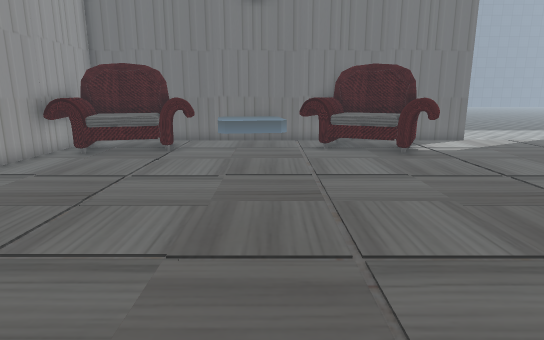
View 1 (above)

16 first-person views from a walk through a Unity game level. The camera is 1.2 m above the floor, tilts 12° down and sees 75° across. The floor is counted in squares, 0.5 m on a side. Each view is taken from the middle of a square. On the plan, view 1 faces up. The plan holds only what a view shows up to about 20 squares ahead; the rest is blank. The place goes on beyond the plan. Door leaves are left out, so doorways stand open. Some surface patterns are stand-ins.

View 2
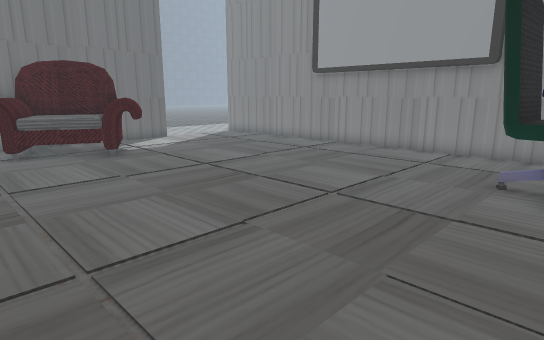

View 3
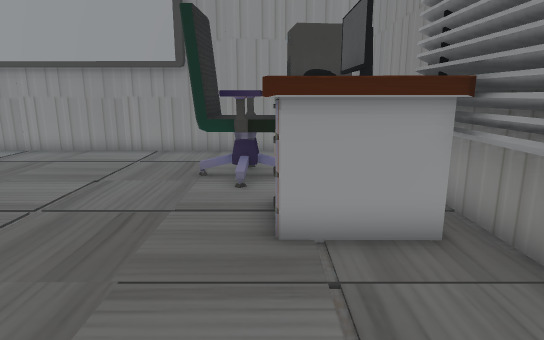

View 4
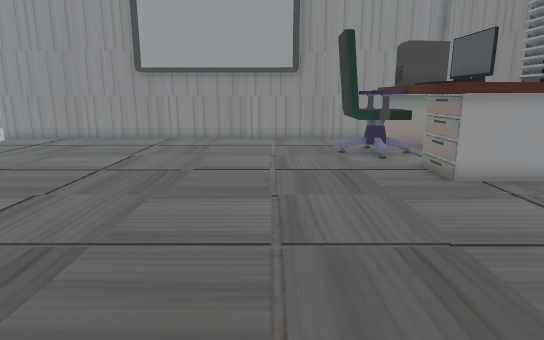

View 5
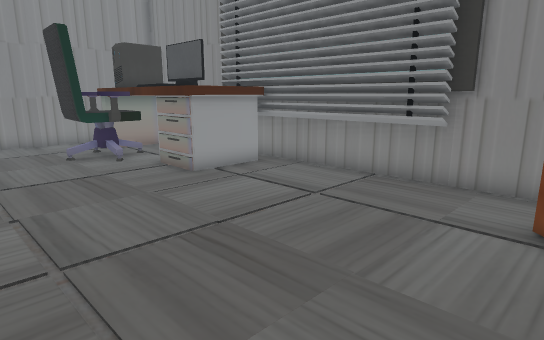

View 6
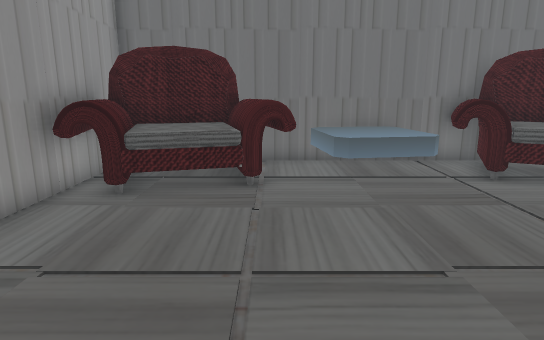

View 7
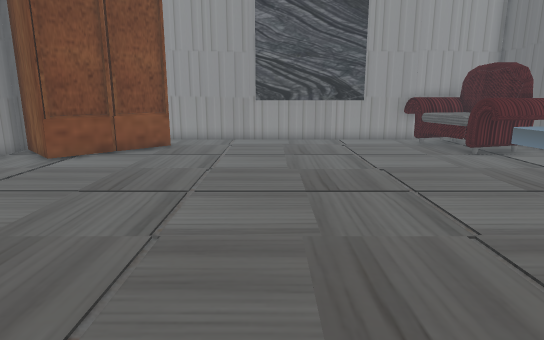

View 8
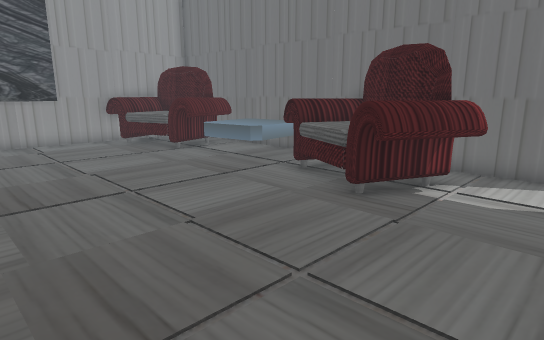

View 9
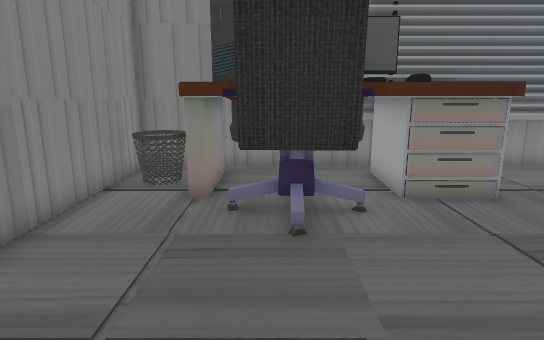

View 10
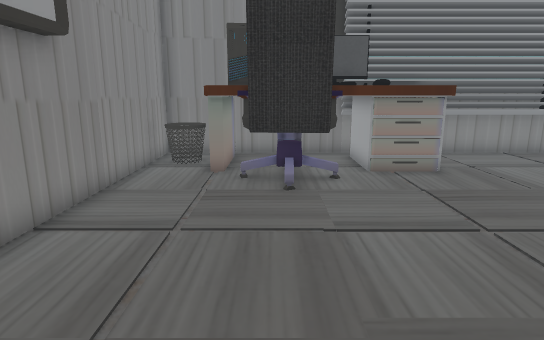

View 11
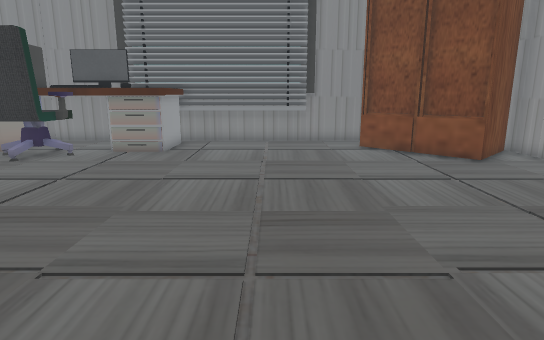

View 12
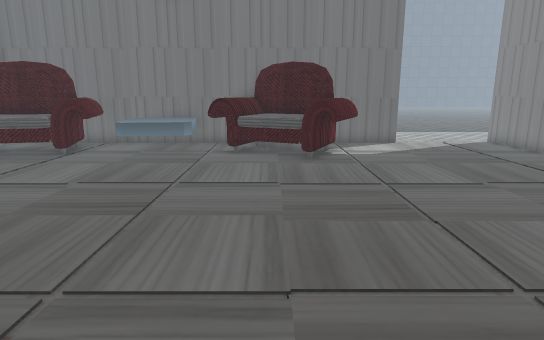

View 13
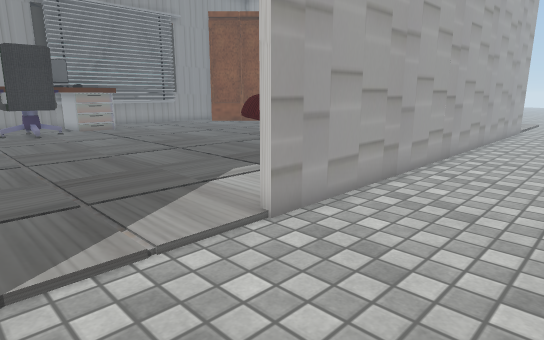

View 14
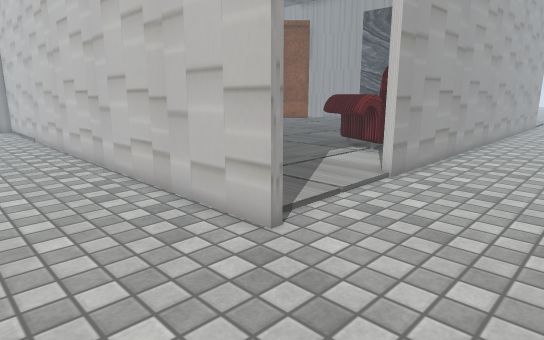

View 15
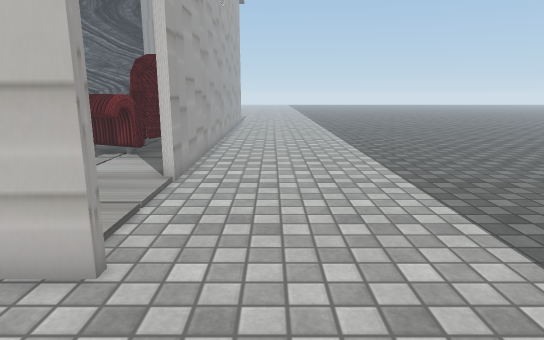

View 16
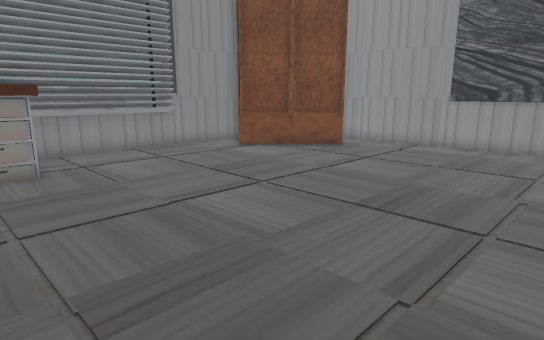

### Floor plan
Key: @ floor where view 1 was taken; # wall or solid block; . floor; D open door; ^ raised ledge; C chair; T table; M monitor; K keyboard; A cabinet; O other object.
Columns run from 9 left of view 1 to 20 right of it. Each row starts with its distance up from view 1.
 25          ..................
 24          ..................  .
 23          ..................
 22       ...................... .
 21 .............................
 20 ..............................
 19 ####################DDDDD#....
 18 #. OOO.^^^.OOOOO........##...
 17 OOOOOO.^^^ OOOOOO.......##...
 16 OOOOOOO^^^OOOOOOOO......##...
 15 OOOOOO.^^...OOOOO.......##...
 14 OOO...........OOO.......##...
 13 #.......................##...
 12 #.......................##...
 11 #.......................##..
 10 #.......................##..
  9 #.......................##..
  8 #.......................##..
  7 #.......................##..
  6 #.......................##..
  5 #.......................##.
  4 #.......................##.
  3 #.......................##.
  2 #.AA...............CCC..##.
  1 #AAAA.............CCCC..##.
  0 #A  AA...@....TTTTCCC T.##.
 -1 #A   AA.......TT KKKKTTO##
 -2      AA.......TT MMM TTO#
 -3     AA........#TTTM  T O#
 -4    ######^^^^^^^^########

Where each view was taken, in squares from view 1:
view 1: 0 up, 0 right, facing up
view 2: 0 up, 0 right, facing up-right
view 3: 0 up, 0 right, facing right
view 4: 5 up, 4 left, facing right
view 5: 6 up, 4 left, facing down-right
view 6: 6 up, 4 left, facing up
view 7: 7 up, 10 right, facing left
view 8: 7 up, 10 right, facing up-left
view 9: 8 up, 11 right, facing down
view 10: 11 up, 11 right, facing down
view 11: 15 up, 1 right, facing down
view 12: 1 up, 4 right, facing up
view 13: 24 up, 15 right, facing down-left
view 14: 24 up, 20 right, facing down-left
view 15: 22 up, 20 right, facing left
view 16: 12 up, 8 right, facing down-left
